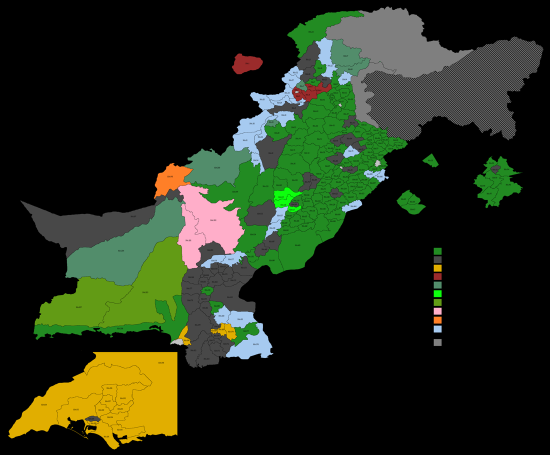
#> input picture data/_map_inject/_src_1990.png, 1100 x 910 px (shown at 1/2 size)
$ python georef_map.py ../../data/_map_inject/_src_1990.png
#> lines starting #> are read from the running program, lines starting #| are printed output that depends on the picture; after the words box and inside, x2 and y2 are one past the last pixel; in counts of white or black regions, pixels touching at a corner belong together
#!/usr/bin/env python3
"""
Georeference a labelled Commons election map by fitting its drawn National
Assembly area to the true one.

The map's party-coloured pixels and the union of the 2002-delimitation
constituencies describe the same territory — Pakistan minus Kashmir and
Gilgit-Baltistan — so the two masks can be aligned directly. Start from moments
(centroid, scale), then optimise a full affine on intersection-over-union.
"""
import json, io, sys
import numpy as np
from PIL import Image, ImageDraw
from scipy import ndimage, optimize
from shapely.geometry import shape
from shapely.ops import unary_union

C2002 = 'data/na_constituencies_2002delim.geojson'
KASHMIR_GREY = np.array([127, 127, 127])
DS = 8                     # work at 1/8 resolution while fitting

def party_mask(path):
    """Pixels belonging to a constituency fill: excludes borders, background,
    Kashmir grey and the hatched area."""
#> called with path = '../../data/_map_inject/_src_1990.png'
    a = np.asarray(Image.open(path).convert('RGB')).astype(int)
    lum = a.sum(2)
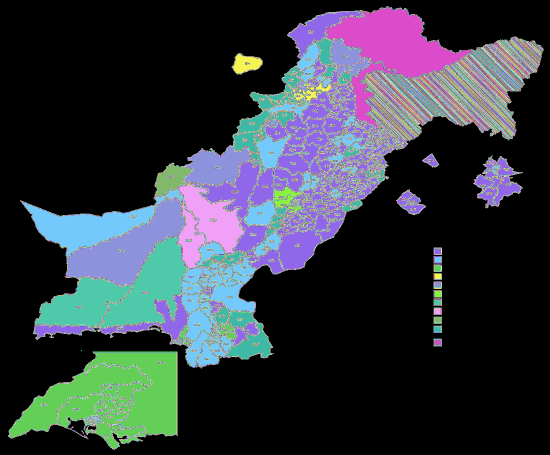
#> lum: shape (910, 1100) int64 (shown at 1/2 size); 660 distinct labels, from 0 to 664; one colour per label, 0 black
    m = (lum >= 200) & (lum <= 720)                       # not black, not white
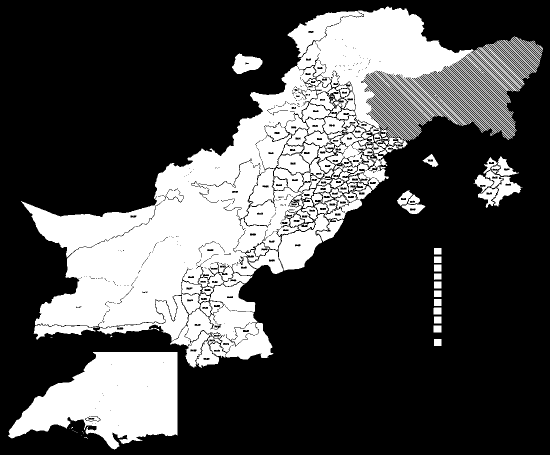
#> m: shape (910, 1100) bool (shown at 1/2 size); 30% white; 189 white regions (61 under 20 px), largest, box (x1, y1, x2, y2) and area: (42, 13, 1037, 735) 202167, (16, 704, 355, 899) 41201, (557, 428, 658, 541) 5507
    m &= np.abs(a - KASHMIR_GREY).sum(2) > 60             # not Kashmir/GB grey
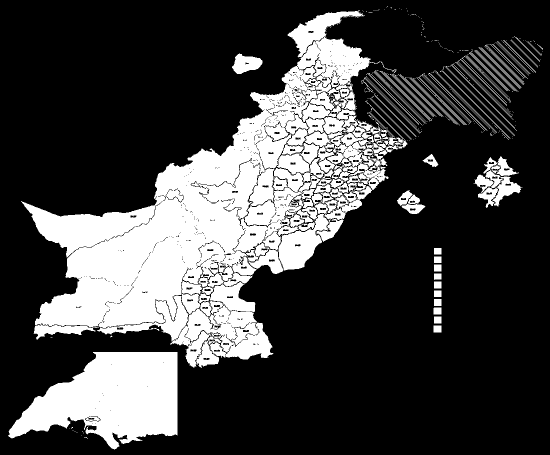
#> m: shape (910, 1100) bool (shown at 1/2 size); 25.9% white; 413 white regions (261 under 20 px), largest, box (x1, y1, x2, y2) and area: (42, 21, 761, 735) 155089, (16, 704, 355, 899) 41201, (557, 428, 658, 541) 5507
    m = ndimage.binary_closing(m, np.ones((7, 7)))
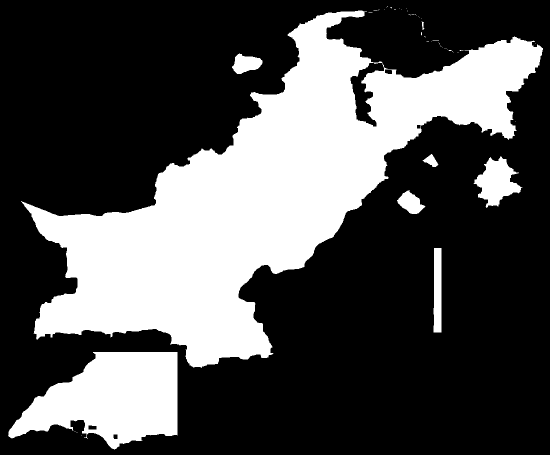
#> m: shape (910, 1100) bool (shown at 1/2 size); 31.8% white; 56 white regions (48 under 20 px), largest, box (x1, y1, x2, y2) and area: (42, 21, 1086, 736) 264474, (16, 704, 355, 899) 41856, (947, 313, 1045, 416) 5321
    m = ndimage.binary_fill_holes(m)
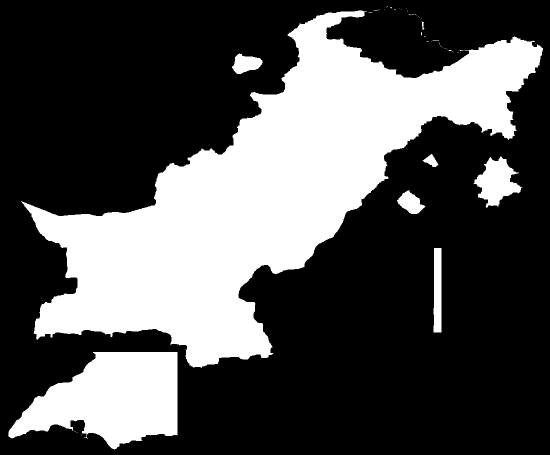
#> m: shape (910, 1100) bool (shown at 1/2 size); 32.1% white; 56 white regions (48 under 20 px), largest, box (x1, y1, x2, y2) and area: (42, 21, 1086, 736) 268020, (16, 704, 355, 899) 42045, (947, 313, 1045, 416) 5321
    lab, n = ndimage.label(m)
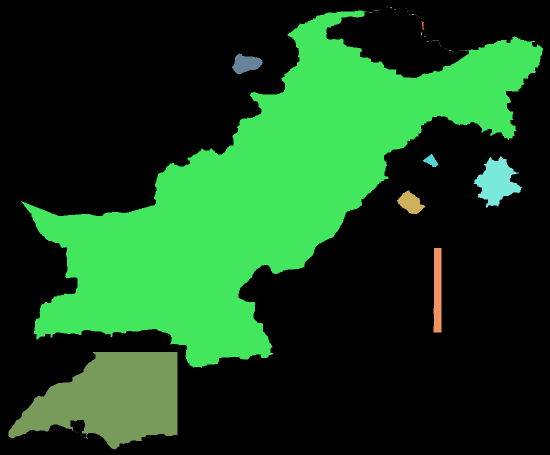
#> lab: shape (910, 1100) int32 (shown at 1/2 size); 67 distinct labels, from 0 to 66; one colour per label, 0 black
#> n = 66
    sizes = ndimage.sum(m, lab, range(1, n + 1))
#> sizes = 66 values, max 268020 at index 11, min 1 at index 1, mean 4873.8
    main = int(np.argmax(sizes)) + 1
#> main = 12
    comps = sorted(((int(s), i + 1) for i, s in enumerate(sizes)), reverse=True)
#> comps = 66 pairs, first value 1 to 268020, second value 1 to 66
    return (lab == main), comps, lab, a

def true_geom():
    g = json.load(io.open(C2002, encoding='utf-8'))['features']
    return unary_union([shape(f['geometry']).buffer(0) for f in g])

# [60 lines left out: functions rasterise, fit, px2lonlat, not called in this run]

if __name__ == '__main__':
    path = sys.argv[1]
    mask, comps, lab, a = party_mask(path)
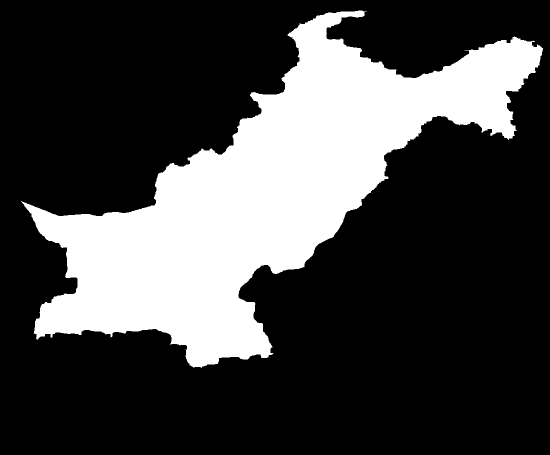
#> mask: shape (910, 1100) bool (shown at 1/2 size); 26.8% white; 1 white region, box (x1, y1, x2, y2) and area: (42, 21, 1086, 736) 268020
    print(f'{path.split("/")[-1]}: main constituency area {mask.sum():,} px')
#| _src_1990.png: main constituency area 268,020 px
    print(f'   largest components: {[c[0] for c in comps[:6]]}')
#|    largest components: [268020, 42043, 5321, 2562, 1617, 1511]
#> (the run stopped early here; a loop or call above may not have finished)

$ run again, on data/_map_inject/_src_1997.png
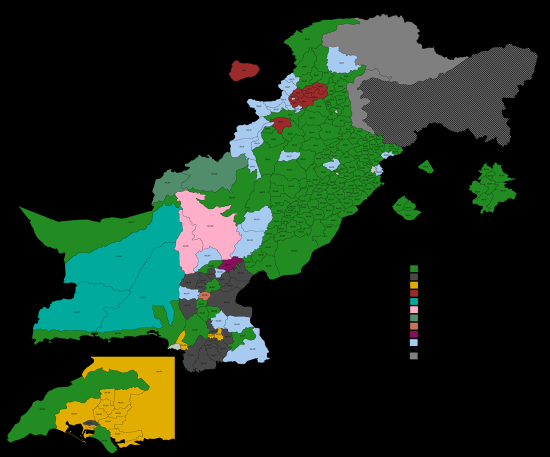
#> input picture data/_map_inject/_src_1997.png, 1100 x 914 px (shown at 1/2 size)
#> lum: shape (914, 1100) int64; 659 distinct labels, from 0 to 664
#> in party_mask, `lab, n = ndimage.label(m)`:
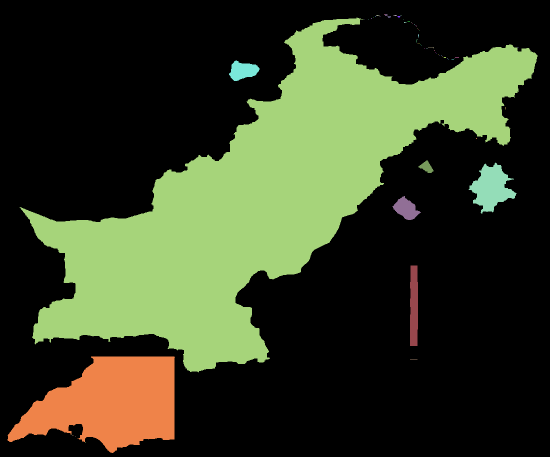
#> lab: shape (914, 1100) int32 (shown at 1/2 size); 70 distinct labels, from 0 to 69; one colour per label, 0 black
#> n = 69
#> sizes = 69 values, max 263479 at index 10, min 1 at index 0, mean 4579.9
#> main = 11
#> in party_mask, `comps = sorted(((int(s), i + 1) for i, s in enumerate(sizes)), reverse..`: comps = 69 pairs, first value 1 to 263479, second value 1 to 69
#> `mask, comps, lab, a = party_mask(path)`:
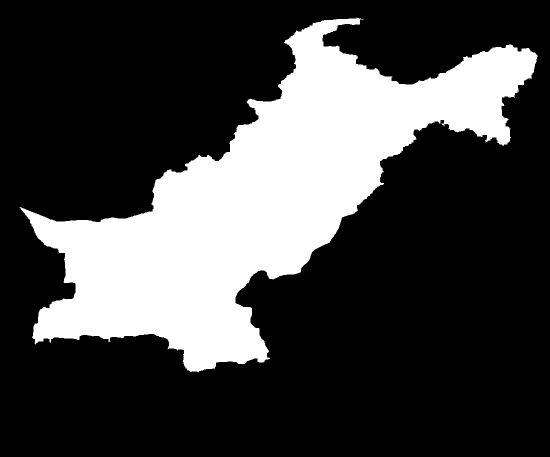
#> mask: shape (914, 1100) bool (shown at 1/2 size); 26.2% white; 1 white region, box (x1, y1, x2, y2) and area: (39, 35, 1075, 745) 263479
#| _src_1997.png: main constituency area 263,479 px
#|    largest components: [263479, 41163, 5226, 2442, 1614, 1489]
